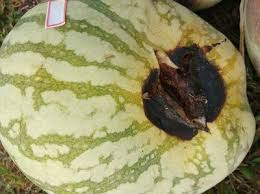
%> input picture semangka.jpg, 260 x 194 px
$ octave segmentasi.m   (GNU Octave 9; MATLAB toolbox functions it lacks are replaced by stand-ins)
%> lines starting %> are read from the running program, lines starting %| are printed output that depends on the picture; in (x1, y1, x2, y2) boxes, pixels count from 0 and x2, y2 are one past the last pixel; in counts of white or black regions, pixels touching at a corner belong together; the program's own positions count from 1
clc
clear
close all
warning off all;

Img = imread('semangka.jpg');
%> Img is the input picture: size 194x260x3 uint8; mean R, G, B 149.9, 145.8, 102.4
figure, imshow(Img);

Lab= rgb2lab(Img);
%> Lab: size 194x260x3 double; mean of channels 1, 2, 3 58.8, -5, 23.2
figure, imshow(Lab);
%> after `imshow(Lab)`:
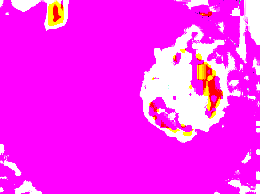
%> displayed picture: size 194x260x3, on the screen's scale of 0 to 255; mean R, G, B 254.9, 42.4, 248.4

ab = double(Lab(:,:,2:3));
nrows = size(ab,1);
%> nrows = 194
ncols=size(ab,2);
%> ncols = 260
ab=reshape(ab, nrows*ncols, 2);

numberOfClasses=2;
indexes = kmeans(ab,numberOfClasses);
classImage = reshape(indexes, nrows, ncols);
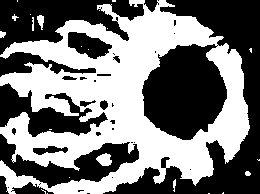
%> classImage: size 194x260 double; values 1 (black) and 2 (white), 47.5% white; 23 white regions (15 under 20 px), largest, box (x1, y1, x2, y2) and area: (0, 0, 250, 194) 23568, (96, 153, 112, 166) 145, (37, 15, 44, 30) 67
figure, imshow(classImage, []);

area = zeros(numberOfClasses, 1);
for n=1:numberOfClasses
    area (n)= sum(sum(classImage==n));
end
%> after the loop, area = [26484; 23956]

[~, min_area]=min(area);
%> min_area = 2
bw=classImage==min_area;
figure,imshow(bw);

R=Img(:,:,1);
G=Img(:,:,2);
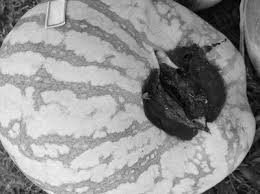
%> G: size 194x260 uint8; min 0, max 247, mean 145.8
B=Img(:,:,3);
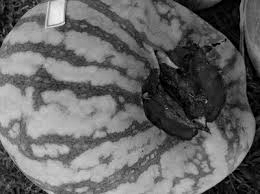
%> B: size 194x260 uint8; min 0, max 244, mean 102.4

bw2=~imbinarize(B);
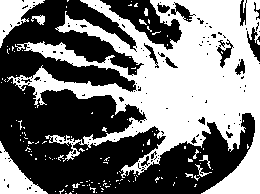
%> bw2: size 194x260 logical; 47% white; 136 white regions (125 under 20 px), largest, box (x1, y1, x2, y2) and area: (7, 0, 260, 194) 21029, (0, 141, 48, 194) 1043, (0, 0, 45, 48) 873
figure, imshow(bw2);

R(~bw2)=0;
G(~bw2)=0;
B(~bw2)=0;
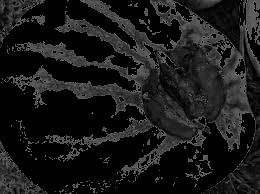
%> B: size 194x260 uint8; min 0, max 99, mean 25
RGB = cat(3,R,G,B);
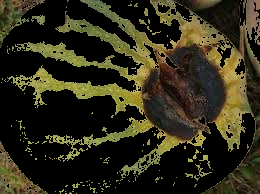
%> RGB: size 194x260x3 uint8; mean R, G, B 47.4, 44, 25
figure,imshow(RGB)
